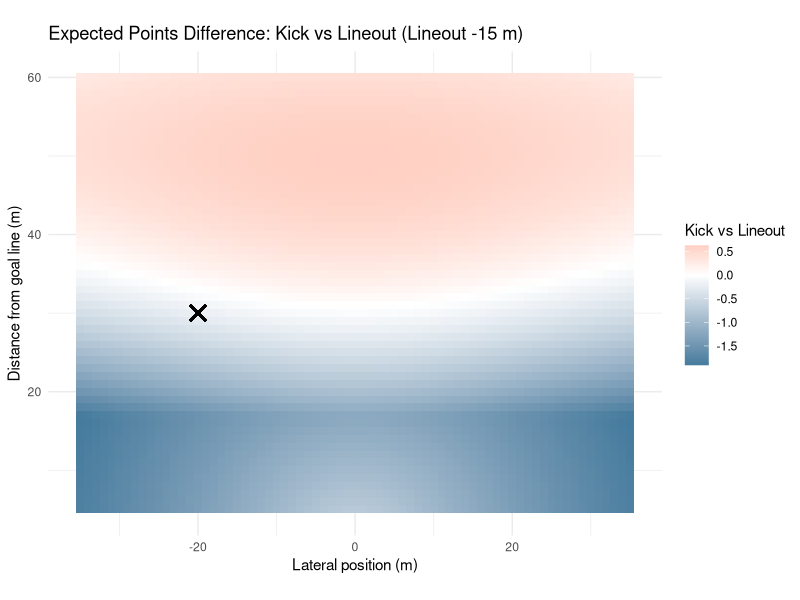
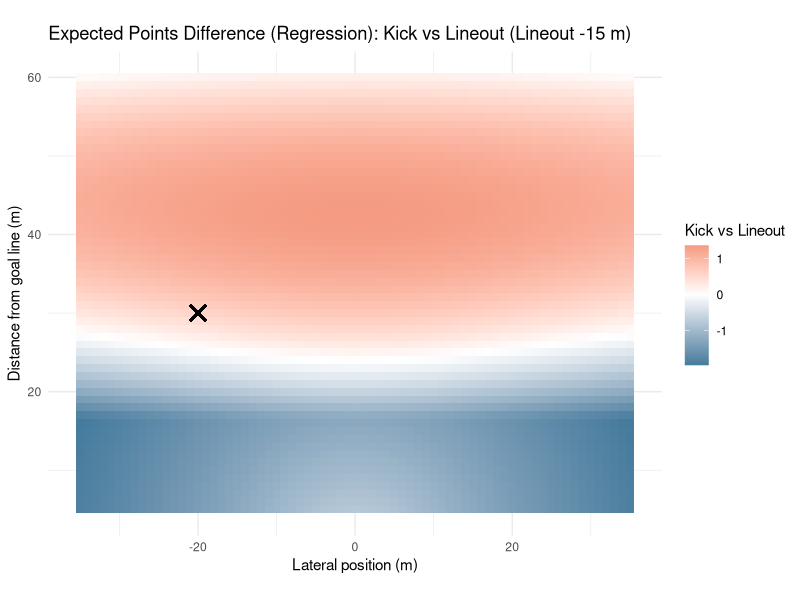
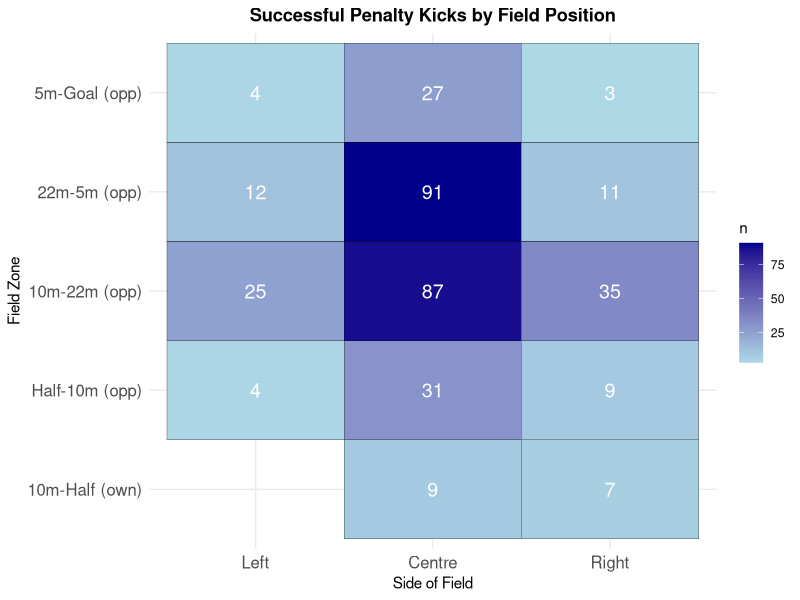
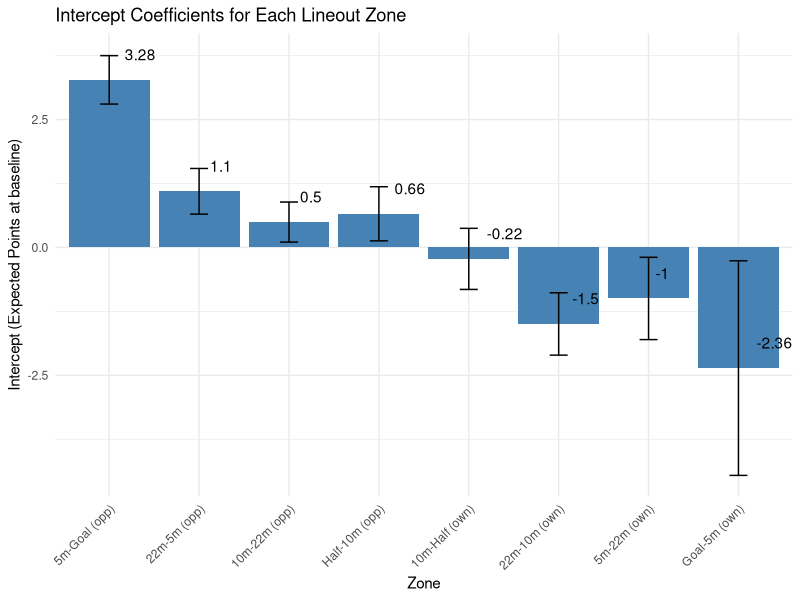
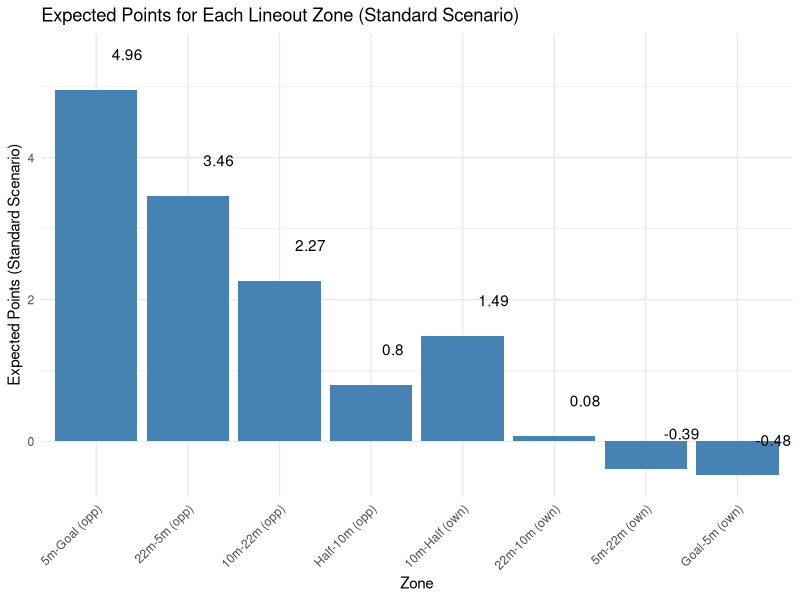
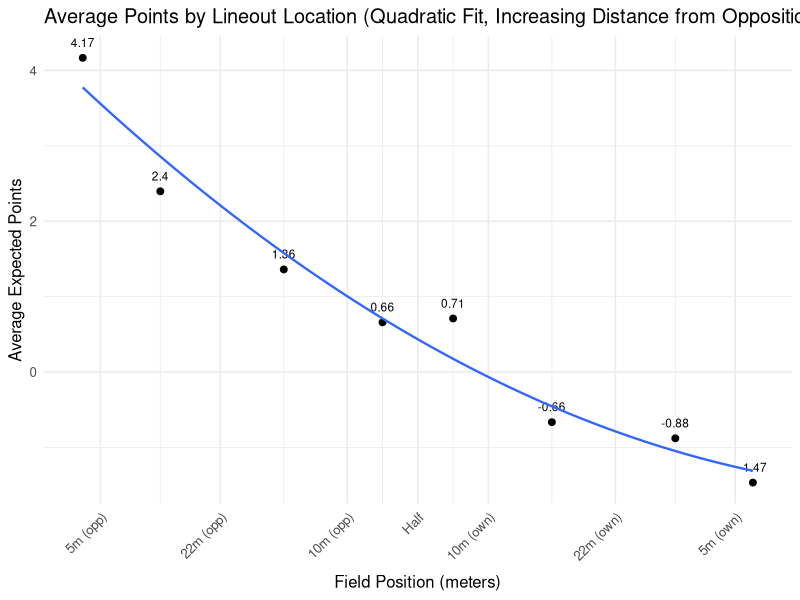
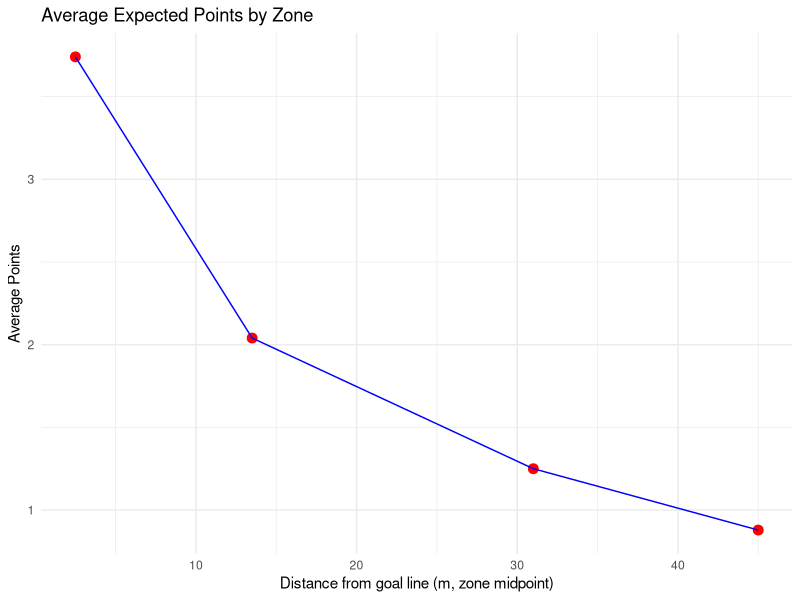
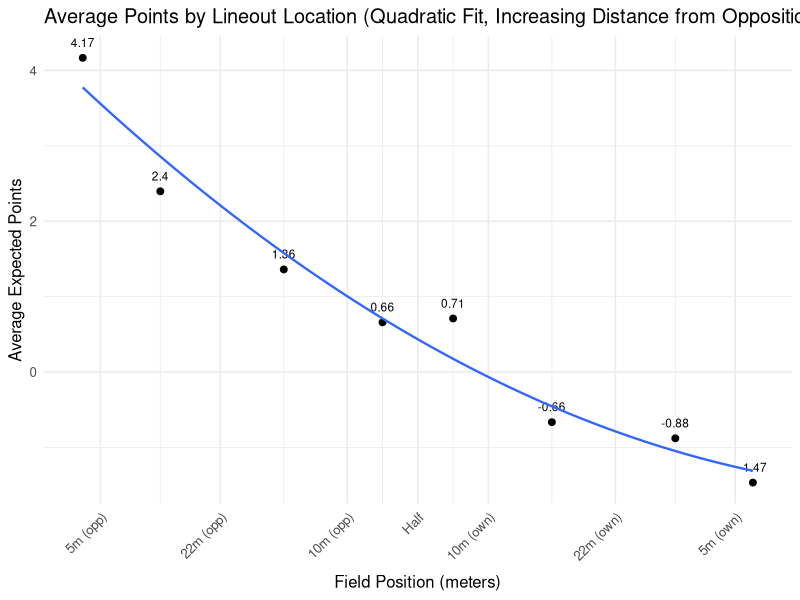

Recreate these plots in R, in order.
##################
### REFERENCES ###
##################

# setwd("/Users/kennywatts/Documents/GitHub/Rugby-Expected-Points/")

## Links to Article
# https://www.data-ruck.com/blog/predicting-kicks-outcome/
# https://journals.sagepub.com/doi/10.1177/22150218251365220

## Data Download Link
# https://zenodo.org/api/records/13851563/files-archive

# Goal Kicking Data
# https://www.sciencedirect.com/science/article/pii/S1440244014000255


################
### PACKAGES ###
################

# install.packages("patchwork")
library(patchwork)

# install.packages("stringr")
library(stringr)

# install.packages("tidyverse")
library(tidyverse)

# install.packages("dplyr")
library(dplyr)

#################
### DATA LOAD ###
#################

# run from project directory (or within .Rproj)
phase_data = read_csv("data/phase_2018-19.csv")
# preview data
head(phase_data)

########################
### DATA EXPLORATION ###
#######################

# location where the phase began, determined determined by the metre lines dividing the pitch
unique(phase_data$Location)

# period between subsequent rucks
unique(phase_data$Phase)

# location on the pitch where the phase began, determined by the lineout lines dividing the pitch
unique(phase_data$Side)

# how did the play start?
unique(phase_data$Play_Start)

# upon scoring, the event was assigned to all phases since the previous scoring event
unique(phase_data$Outcome)

# points difference (I'm assuming for whoever has possession of the ball)
## oftentimes this is from perspective of the home team, but if it flips back and forth w/ possession then you're right
unique(phase_data$Points_Difference)

# phase data including cards

phase_data_cards <- phase_data

# remove instances when cards occur
phase_data <- phase_data %>%
  filter(
    Red_Cards_Own == 0,
    Red_Cards_Opp == 0,
    Yellow_Cards_Own == 0,
    Yellow_Cards_Opp == 0
  ) %>%
  select(-Red_Cards_Own, -Red_Cards_Opp, -Yellow_Cards_Own, -Yellow_Cards_Opp)

# get restarts
restarts <- phase_data %>%
  filter(Play_Start == "Restart Kick", Phase ==1)

# list of unique restart locations
unique(restarts$Location)

# successfulpenalty kicks and locations
successful_penalty_kicks <- phase_data %>%
  arrange(ID) %>% 
  mutate(
    prev_location = lag(Location),          # previous play location
    prev_team = lag(Team_In_Poss),          # previous team in possession
    prev_side = lag(Side),                  # previous side
    score_change = Points_Difference - lag(Points_Difference),
    
    # flip certain "own" zones to "opp"
    prev_location = case_when(
      prev_location == "Goal-5m (own)"   ~ "5m-Goal (opp)",
      prev_location == "5m-22m (own)"    ~ "22m-5m (opp)",
      prev_location == "22m-10m (own)"   ~ "10m-22m (opp)",
      TRUE ~ prev_location
    )
  ) %>%
  # isolate for 3-point scores
  filter(
    abs(score_change) == 3
  ) %>%
  select(ID, Round, Home, Away, Location, prev_location, prev_team, prev_side, Points_Difference, Outcome)
# preview data
print(successful_penalty_kicks)


# mapping successful penalty kicks

zone_levels <- c("Goal-5m (own)", "5m-22m (own)", "22m-10m (own)", "10m-Half (own)",
                 "Half-10m (opp)", "10m-22m (opp)", "22m-5m (opp)", "5m-Goal (opp)")

successful_penalty_kicks <- successful_penalty_kicks %>%
  mutate(
    prev_location = factor(prev_location, levels = zone_levels),
    prev_side = factor(prev_side, levels = c("Left", "Centre", "Right"))
  )

field_counts <- successful_penalty_kicks %>%
  count(prev_location, prev_side)

p1 <- ggplot(field_counts, aes(x = prev_side, y = prev_location, fill = n)) +
  geom_tile(color = "black") +
  geom_text(aes(label = n), color = "white", size = 5) +
  scale_fill_gradient(low = "lightblue", high = "darkblue") +
  labs(title = "Successful Penalty Kicks by Field Position",
       x = "Side of Field",
       y = "Field Zone") +
  theme_minimal() +
  theme(
    axis.text.x = element_text(size = 12),
    axis.text.y = element_text(size = 12),
    plot.title = element_text(hjust = 0.5, face = "bold")
  )

ggsave("plots/penalty_kicks_by_position.png", p1, width = 10, height = 8, dpi = 300)

# expected points of lineout in different locations

phase_data <- phase_data %>%
  mutate(
    # extract signed numbers inside parentheses: (+3), (-3), etc.
    points = str_extract(Outcome, "[-+]?\\d+") %>% as.numeric(),
    
    # handle cases with no number (e.g. "no score", turnovers)
    points = ifelse(is.na(points), 0, points)
  )

zones <- c(
  "5m-Goal (opp)",
  "22m-5m (opp)",
  "10m-22m (opp)",
  "Half-10m (opp)",
  "10m-Half (own)",
  "22m-10m (own)",
  "5m-22m (own)",
  "Goal-5m (own)"
)

lineouts_clean <- phase_data %>%
  filter(
    Play_Start == "Lineout",
    Location %in% zones,
    Phase == 1
  ) %>%
  arrange(Round, Home, Away, Team_In_Poss, desc(Seconds_Remaining))

expected_points_by_zone <- lineouts_clean %>%
  group_by(Location) %>%
  summarise(
    n_phases = n(),
    avg_points = mean(points, na.rm = TRUE),
    total_points = sum(points, na.rm = TRUE),
    .groups = "drop"
)

print(expected_points_by_zone)

#####
# Expected points using linear regression
#####

last_play <- phase_data_cards %>%
  group_by(Round, Home, Away) %>%
  filter(ID == max(ID)) %>%
  ungroup() %>%
  mutate(
    last_play_points = str_extract(Outcome, "[-+]?\\d+") %>% as.numeric(),
    last_play_points = ifelse(is.na(last_play_points), 0, last_play_points),
    
    Score_Change = last_play_points,
    
    Final_Points_Difference = Points_Difference + Score_Change,
    Final_Points_Diff_Home = if_else(Team_In_Poss == "Home",
                                     Final_Points_Difference,
                                     -Final_Points_Difference)
)

# making win percentage column

matches <- last_play %>%
  select(Round, Home, Away, Final_Points_Diff_Home) %>%
  distinct()

team_games <- matches %>%
  pivot_longer(cols = c(Home, Away),
               names_to = "Side",
               values_to = "Team") %>%
  mutate(
    Win = case_when(
      Side == "Home" & Final_Points_Diff_Home > 0 ~ 1,
      Side == "Home" & Final_Points_Diff_Home <= 0 ~ 0,
      Side == "Away" & Final_Points_Diff_Home < 0 ~ 1,
      Side == "Away" & Final_Points_Diff_Home >= 0 ~ 0
    ),
    Round = as.numeric(Round)
  ) %>%
  arrange(Team, Round)

team_games <- team_games %>%
  group_by(Team) %>%
  arrange(Round) %>%
  mutate(
    Games_Played = lag(row_number(), default = 0),
    Wins_Before = lag(cumsum(Win), default = 0),
    WinPct_Before = if_else(Games_Played == 0, 0.5, Wins_Before / Games_Played)
  ) %>%
  ungroup()

phase_data_cards <- phase_data_cards %>%
  mutate(
    Team_for_join = case_when(
      Team_In_Poss == "Home" ~ Home,
      Team_In_Poss == "Away" ~ Away
    )
  )

phase_data_cards <- phase_data_cards %>%
  left_join(
    team_games %>% select(Team, Round, WinPct_Before),
    by = c("Team_for_join" = "Team", "Round" = "Round")
  )

regression_lineouts <- phase_data_cards %>%
  filter(
    Play_Start == "Lineout",
    Location %in% zones,
    Phase == 1
  )

# Home and away column

regression_lineouts <- regression_lineouts %>%
  mutate(
    Home_Attack = if_else(Team_In_Poss == "Home", 1, 0)
  )

regression_lineouts <- regression_lineouts %>%
  mutate(
    Opponent = if_else(Team_In_Poss == "Home", Away, Home)
  ) %>%
  left_join(
    team_games %>% select(Team, Round, WinPct_Before) %>%
      rename(Opponent = Team,
             Opponent_WinPct = WinPct_Before),
    by = c("Opponent", "Round")
  )

# Win percent differential

regression_lineouts <- regression_lineouts %>%
  mutate(
    WinPct_Diff = WinPct_Before - Opponent_WinPct
  )

# Card differential

regression_lineouts <- regression_lineouts %>%
  mutate(
    Card_Diff = (Yellow_Cards_Opp + Red_Cards_Opp) - (Yellow_Cards_Own + Red_Cards_Own)
  )

# Seconds remaining in half

regression_lineouts <- regression_lineouts %>%
  mutate(
    Seconds_Remaining_Half = if_else(
      Seconds_Remaining > 2400,             # first half
      Seconds_Remaining - 2400,             # seconds remaining in first half
      Seconds_Remaining                     # second half: already less than 2400
    )
  )


regression_lineouts <- regression_lineouts %>%
  mutate(
  points = str_extract(Outcome, "[-+]?\\d+") %>% as.numeric(),
  points = ifelse(is.na(points), 0, points))

lineouts_by_zone <- split(regression_lineouts, regression_lineouts$Location)

zone_regressions <- list()

for (zone_name in names(lineouts_by_zone)) {
  df <- lineouts_by_zone[[zone_name]]
  
  lm_zone <- lm(points ~ Seconds_Remaining_Half + Home_Attack + WinPct_Diff + Card_Diff, data = df)
  
  zone_regressions[[zone_name]] <- lm_zone
}

# Expected points for each zone using regression

library(broom)

zone_coefficients <- lapply(names(zone_regressions), function(zone) {
  broom::tidy(zone_regressions[[zone]]) %>%
    mutate(Location = zone)
}) %>%
  bind_rows()

zones_order <- c(
  "5m-Goal (opp)",
  "22m-5m (opp)",
  "10m-22m (opp)",
  "Half-10m (opp)",
  "10m-Half (own)",
  "22m-10m (own)",
  "5m-22m (own)",
  "Goal-5m (own)"
)

intercepts <- zone_coefficients %>%
  filter(term == "(Intercept)")

intercepts <- intercepts %>%
  mutate(Location = factor(Location, levels = zones_order))

reg_plot <- ggplot(intercepts, aes(x = Location, y = estimate)) +
  geom_col(fill = "steelblue") +
  geom_errorbar(aes(ymin = estimate - std.error, ymax = estimate + std.error), width = 0.2) +
  geom_text(aes(label = round(estimate, 2)),
            nudge_y = 0.5,   # move labels slightly above the bars
            hjust = -0.5) +   # center horizontally
  labs(
    x = "Zone",
    y = "Intercept (Expected Points at baseline)",
    title = "Intercept Coefficients for Each Lineout Zone"
  ) +
  theme_minimal() +
  theme(axis.text.x = element_text(angle = 45, hjust = 1))

ggsave("plots/reg_plot.png", reg_plot, width = 10, height = 6, dpi = 300)

# Standard Scenario Plot

Seconds_Remaining_Half_val <- 2400
Home_Attack_val <- 1
WinPct_Diff_val <- 0
Card_Diff_val <- 0

zone_coeff_summary <- zone_coefficients %>%
  select(Location, term, estimate) %>%
  pivot_wider(names_from = term, values_from = estimate, values_fn = mean)

EP_standard <- zone_coeff_summary %>%
  mutate(
    EP_standard = `(Intercept)` +
      Seconds_Remaining_Half * Seconds_Remaining_Half_val +
      Home_Attack * Home_Attack_val +
      WinPct_Diff * WinPct_Diff_val +
      Card_Diff * Card_Diff_val
  ) %>%
  select(Location, EP_standard) %>%
  pivot_longer(
    cols = EP_standard,
    names_to = "Condition",
    values_to = "Expected_Points"
  ) %>%
  mutate(Location = factor(Location, levels = zones_order))

reg_plot_standard <- ggplot(EP_standard, aes(x = Location, y = Expected_Points)) +
  geom_col(fill = "steelblue") +
  geom_text(aes(label = round(Expected_Points, 2)),
            nudge_y = 0.5, 
            hjust = -0.5) +
  labs(
    x = "Zone",
    y = "Expected Points (Standard Scenario)",
    title = "Expected Points for Each Lineout Zone (Standard Scenario)"
  ) +
  theme_minimal() +
  theme(axis.text.x = element_text(angle = 45, hjust = 1))

ggsave("plots/standard_coef_reg_plot.png", reg_plot_standard, width = 10, height = 6, dpi = 300)

# Expected Points of Lineout All Areas of the pitch

expected_points_by_zone <- lineouts_clean %>%
  group_by(Location) %>%
  summarise(
    n_phases = n(),
    avg_points = mean(points, na.rm = TRUE),
    total_points = sum(points, na.rm = TRUE),
    .groups = "drop"
  ) %>%
  mutate(Location = factor(Location, levels = zones_order)) %>%
  arrange(Location)

expected_points_regression <- intercepts %>%
  mutate(Location = factor(Location, levels = zones_order)) %>%
  arrange(Location)

# Print Table
print(expected_points_by_zone)

# Plot of Meteres vs Expected Points of Lineout

field_lines <- c(5, 22, 40, 50, 60, 78, 95)
line_names <- c("5m (opp)", "22m (opp)", "10m (opp)", "Half", "10m (own)", "22m (own)", "5m (own)")

zone_meters <- c(2.5, 13.5, 31, 45, 55, 69, 86.5, 97.5)

expected_points_by_zone$Location <- factor(expected_points_by_zone$Location, levels = zones_order)
expected_points_by_zone$meter_x <- zone_meters[match(as.character(expected_points_by_zone$Location), zones_order)]

expected_points_regression$Location <- factor(expected_points_regression$Location, levels = zones_order)
expected_points_regression$meter_x <- zone_meters[match(as.character(expected_points_regression$Location), zones_order)]

# Computing Quadratic Minimum

quad_fit_tmp <- lm(avg_points ~ poly(meter_x, 2), data = expected_points_by_zone)
quad_fit_reg <- lm(estimate ~ poly(meter_x, 2), data = expected_points_regression)

grid_x <- seq(min(expected_points_by_zone$meter_x, na.rm = TRUE),
              max(expected_points_by_zone$meter_x, na.rm = TRUE),
              length.out = 2000)

pred_tmp <- predict(quad_fit_tmp, newdata = data.frame(meter_x = grid_x))
pred_reg <- predict(quad_fit_reg, newdata = data.frame(meter_x = grid_x))

cap_x <- grid_x[which.min(pred_tmp)]
cap_x_reg <- grid_x[which.min(pred_reg)]

lineout_plot <- ggplot(expected_points_by_zone, aes(x = meter_x, y = avg_points)) +
  geom_point(size = 2) +
  geom_text(aes(label = round(avg_points, 2)), vjust = -1.2, size = 3, check_overlap = TRUE) +
  geom_smooth(method = "lm", formula = y ~ poly(pmin(x,  cap_x), 2), se = FALSE, linewidth = 0.8) +
  scale_x_continuous(
    breaks = field_lines,
    labels = line_names,
    expand = expansion(add = c(3, 3)),
    limits = c(0, 100)  # ensures full field range
  ) +
  labs(
    title = "Average Points by Lineout Location (Quadratic Fit, Increasing Distance from Opposition Goal Line)",
    x = "Field Position (meters)",
    y = "Average Expected Points"
  ) +
  theme_minimal(base_size = 12) +
  theme(
    axis.text.x = element_text(angle = 45, hjust = 1),
    axis.title.x = element_text(margin = ggplot2::margin(t = unit(8, "pt")))
  )

ggsave("plots/lineout_plot.png", lineout_plot, width = 10, height = 6, dpi = 300)

df <- tibble::tibble(
  y_mid = c(31, 13.5, 2.5, 45),
  avg_points = c(1.25, 2.04, 3.74, 0.879)
)

p2 <- ggplot(df, aes(x = y_mid, y = avg_points)) +
  geom_point(size = 3, color = "red") +
  geom_line(group = 1, color = "blue") +
  labs(
    title = "Average Expected Points by Zone",
    x = "Distance from goal line (m, zone midpoint)",
    y = "Average Points"
  ) +
  theme_minimal()

ggsave("plots/expected_points_by_zone.png", p2, width = 10, height = 6, dpi = 300)

# Regression quad plot

lineout_plot_reg <- ggplot(expected_points_regression, aes(x = meter_x, y = estimate)) +
  geom_point(size = 2) +
  geom_text(aes(label = round(estimate, 2)), vjust = -1.2, size = 3, check_overlap = TRUE) +
  geom_smooth(method = "lm", formula = y ~ poly(pmin(x,  cap_x_reg), 3), se = FALSE, linewidth = 0.8) +
  scale_x_continuous(
    breaks = field_lines,
    labels = line_names,
    expand = expansion(add = c(3, 3)),
    limits = c(0, 100)  # ensures full field range
  ) +
  labs(
    title = "Average Points by Lineout Location (Cubic Fit, Increasing Distance from Opposition Goal Line)",
    x = "Field Position (meters)",
    y = "Average Expected Points"
  ) +
  theme_minimal(base_size = 12) +
  theme(
    axis.text.x = element_text(angle = 45, hjust = 1),
    axis.title.x = element_text(margin = ggplot2::margin(t = unit(8, "pt")))
  )

ggsave("plots/lineout_plot_reg.png", lineout_plot, width = 10, height = 6, dpi = 300)

df_reg <- tibble::tibble(
  y_mid = c(31, 13.5, 2.5, 45),
  estimate = c(1.25, 2.04, 3.74, 0.879)
)

p2_reg <- ggplot(df_reg, aes(x = y_mid, y = estimate)) +
  geom_point(size = 3, color = "red") +
  geom_line(group = 1, color = "blue") +
  labs(
    title = "Average Expected Points by Zone",
    x = "Distance from goal line (m, zone midpoint)",
    y = "Average Points"
  ) +
  theme_minimal()

ggsave("plots/expected_points_regression.png", p2_reg, width = 10, height = 6, dpi = 300)

# coefficients from logistic regression (REPLICATE THIS)
beta_angle <- 0.45
beta_distance <- -0.022
intercept <- -1.78

x_vals <- seq(-35, 35, by = 1)
y_vals <- seq(5, 60, by = 1)
grid <- expand.grid(x = x_vals, y = y_vals)

# SET THIS AS DEFAULT VALUE, CORRECT IF NOT SO
post_half_width <- 2.81

# logistic function
logit_prob <- function(angle, distance) {
  1 / (1 + exp(-(beta_angle * angle + beta_distance * distance + intercept)))
}

compute_expected_points <- function(x, y, post_half_width = 2.81) {
  # positions of the posts along the x-axis
  left_post_x  <- -post_half_width
  right_post_x <-  post_half_width
  
  # distances to the posts from kicker at (x, y)
  angle_left  <- atan2(x + left_post_x, y)
  angle_right <- atan2(x - right_post_x, y)
  
  # angular width of target
  angle <- angle_right - angle_left
  
  # logistic probability
  distance <- sqrt(x^2 + y^2)
  prob_raw <- logit_prob(angle, distance)
  
  prob_raw
}

grid <- grid %>%
  mutate(
    prob_raw_pos = compute_expected_points(x, y),
    prob_raw_neg = compute_expected_points(-x, y),  # mirror kicker position
    prob_raw_max = pmax(prob_raw_pos, prob_raw_neg)
  ) %>%
  mutate(
    prob = prob_raw_max / max(prob_raw_max),
    expected_points = prob * 3 + (1-prob)*0.604    # 0.604 obtained from expected points following a 22 meter drop out
  )


# plot symmetric heatmap
thresholds <- c(0.8, 0.6, 0.4, 0.2)

p3 <- ggplot(grid, aes(x = x, y = y, fill = prob)) +
  geom_tile() +
  geom_contour(aes(z = prob),
               breaks = thresholds,
               color = "white",
               linewidth = 0.8,
               linetype = "dashed") +
  scale_fill_viridis_c(option = "magma", name = "Expected Prob") +
  coord_fixed() +
  labs(
    title = "Expected Probability of Kick Success (Symmetric)",
    x = "Lateral position (m)",
    y = "Distance from goal line (m)"
  ) +
  theme_minimal()

ggsave("plots/kick_success_probability.png", p3, width = 12, height = 10, dpi = 300)

p4 <- ggplot(grid, aes(x = x, y = y, fill = expected_points)) +
  geom_tile() +
  scale_fill_viridis_c(option = "magma", name = "Expected Points") +
  coord_fixed() +
  labs(
    title = "Expected Points of Kick Success (Symmetric)",
    x = "Lateral position (m)",
    y = "Distance from goal line (m)"
  ) +
  theme_minimal()

ggsave("plots/expected_points_heatmap.png", p4, width = 12, height = 10, dpi = 300)



# Expected Points after Penalty miss (drop kick from opposition 22m)

all_restarts <- restarts

head(all_restarts)
table(all_restarts$Location)

# Need to Remove All Restarts After Tries and Penalties

restarts_not_after_score <- phase_data %>%
  mutate(
    prev_ID = lag(ID),
    prev_Points = lag(Points_Difference),
    prev_Play = lag(Play_Start),
    prev_Team_In_Poss = lag(Team_In_Poss)
  ) %>%
  filter(
    Phase == 1,
    Play_Start == "Restart Kick",
    !is.na(prev_ID),
    abs(Points_Difference - prev_Points) == 0,
    Seconds_Remaining < 4795,
    !between(Seconds_Remaining, 2390, 2400)
  )



head(restarts_not_after_score)
table(restarts_not_after_score$Location)


# Filtering out unreasonable locations

avg_points_by_location_restarts <- restarts_not_after_score %>%
  group_by(Location) %>%
  summarise(
    n = n(),
    avg_expected_points = mean(points, na.rm = TRUE)
  ) %>%
  arrange(desc(avg_expected_points))

print(avg_points_by_location_restarts)

overall_avg_points_restarts <- restarts_not_after_score %>%
  summarise(overall_avg_expected_points = mean(points, na.rm = TRUE))

print(overall_avg_points_restarts)


# lineout expected points

expected_points_by_zone <- tibble(
  Location = c("10m-22m (opp)", "22m-5m (opp)", "5m-Goal (opp)", "Half-10m (opp)"),
  y_mid = c(31, 13.5, 2.5, 45),
  avg_points = c(1.25, 2.04, 3.74, 0.879)
)

expected_points_by_zone_reg <- tibble(
  Location = c("10m-22m (opp)", "22m-5m (opp)", "5m-Goal (opp)", "Half-10m (opp)"),
  y_mid = c(31, 13.5, 2.5, 45),
  avg_points = c(0.77, 1.02, 3.79, 1.01)
)

# fit quadratic function
quad_fit <- lm(avg_points ~ poly(y_mid, 2, raw = TRUE), data = expected_points_by_zone)
quad_fit_reg <- lm(avg_points ~ poly(y_mid, 2, raw = TRUE), data = expected_points_by_zone_reg)

y_dense <- seq(min(expected_points_by_zone$y_mid),
               max(expected_points_by_zone$y_mid), length.out = 500)
y_dense_reg <- seq(min(expected_points_by_zone_reg$y_mid),
               max(expected_points_by_zone_reg$y_mid), length.out = 500)

fitted_dense <- predict(quad_fit, newdata = data.frame(y_mid = y_dense))
fitted_dense_reg <- predict(quad_fit_reg, newdata = data.frame(y_mid = y_dense_reg))

p5 <- ggplot() +
  geom_point(data = expected_points_by_zone, aes(x = y_mid, y = avg_points), color = "blue") +
  geom_line(aes(x = y_dense, y = fitted_dense), color = "red", linewidth = 1) +
  labs(title = "Quadratic Fit to Average Points by Zone",
       x = "y_mid",
       y = "Average Points") +
  theme_minimal()

ggsave("plots/quadratic_fit.png", p5, width = 10, height = 6, dpi = 300)

p5_reg <- ggplot() +
  geom_point(data = expected_points_by_zone_reg, aes(x = y_mid, y = avg_points), color = "blue") +
  geom_line(aes(x = y_dense_reg, y = fitted_dense_reg), color = "red", linewidth = 1) +
  labs(title = "Quadratic Fit to Average Points by Zone",
       x = "y_mid",
       y = "Average Points") +
  theme_minimal()

ggsave("plots/quadratic_fit_reg.png", p5, width = 10, height = 6, dpi = 300)

interpolate_quad <- function(x) {
  predict(quad_fit, newdata = data.frame(y_mid = x))
}

interpolate_quad_reg <- function(x) {
  predict(quad_fit_reg, newdata = data.frame(y_mid = x))
}

grid <- grid %>%
  mutate(
    avg_points_interp = interpolate_quad(y),
    point_diff = expected_points - avg_points_interp
  )

grid_reg <- grid %>%
  mutate(
    avg_points_interp = interpolate_quad_reg(y),
    point_diff = expected_points - avg_points_interp
  )

# graph of if the lineout takes place at the same distance from goal as kick
p6 <- ggplot(grid, aes(x = x, y = y, fill = point_diff)) +
  geom_tile() +
  scale_fill_gradient2(
    low = "#457B9D",    # darker blue for negative
    mid = "white",       # zero
    high = "#E76F51",   # darker orange/red for positive
    midpoint = 0,
    name = "Kick vs Lineout"
  ) +
  coord_fixed() +
  labs(
    title = "Expected Points Difference: Kick vs Lineout",
    x = "Lateral position (m)",
    y = "Distance from goal line (m)"
  ) +
  theme_minimal()

ggsave("plots/kick_vs_lineout_comparison.png", p6, width = 12, height = 10, dpi = 300)


p6_reg <- ggplot(grid_reg, aes(x = x, y = y, fill = point_diff)) +
  geom_tile() +
  scale_fill_gradient2(
    low = "#457B9D",    # darker blue for negative
    mid = "white",       # zero
    high = "#E76F51",   # darker orange/red for positive
    midpoint = 0,
    name = "Kick vs Lineout"
  ) +
  coord_fixed() +
  labs(
    title = "Expected Points Difference (Regression): Kick vs Lineout",
    x = "Lateral position (m)",
    y = "Distance from goal line (m)"
  ) +
  theme_minimal()

ggsave("plots/kick_vs_lineout_comparison_reg.png", p6_reg, width = 12, height = 10, dpi = 300)

# with a y shift

y_shifts <- c(0, -5, -10, -15, -20, -25)

plots <- lapply(y_shifts, function(shift) {
  
  grid_shifted <- grid %>%
    mutate(
      avg_points_interp = pmin(interpolate_quad(y + shift), 3.74),  # cap at 3.74
      point_diff = expected_points - avg_points_interp
    )
  
  p <- ggplot(grid_shifted, aes(x = x, y = y, fill = point_diff)) +
    geom_tile() +
    scale_fill_gradient2(
      low = "#457B9D",    # darker blue for negative
      mid = "white",       # zero
      high = "#E76F51",   # darker orange/red for positive
      midpoint = 0,
      name = "Kick vs Lineout"
    ) +
    coord_fixed() +
    labs(
      title = paste("Expected Points Difference: Kick vs Lineout (Lineout", shift, "m)"),
      x = "Lateral position (m)",
      y = "Distance from goal line (m)"
    ) +
    theme_minimal()
  
  # Save each plot
  filename <- paste0("plots/kick_vs_lineout_shift_", abs(shift), "m.png")
  ggsave(filename, p, width = 12, height = 10, dpi = 300)
  
  p
})

plots_reg <- lapply(y_shifts, function(shift) {
  
  grid_shifted_reg <- grid_reg %>%
    mutate(
      avg_points_interp = pmin(interpolate_quad_reg(y + shift), 3.79),  # cap at 3.79
      point_diff = expected_points - avg_points_interp
    )
  
  p_reg <- ggplot(grid_shifted_reg, aes(x = x, y = y, fill = point_diff)) +
    geom_tile() +
    scale_fill_gradient2(
      low = "#457B9D",    # darker blue for negative
      mid = "white",       # zero
      high = "#E76F51",   # darker orange/red for positive
      midpoint = 0,
      name = "Kick vs Lineout"
    ) +
    coord_fixed() +
    labs(
      title = paste("Expected Points Difference (Regression): Kick vs Lineout (Lineout", shift, "m)"),
      x = "Lateral position (m)",
      y = "Distance from goal line (m)"
    ) +
    theme_minimal()
  
  # Save each plot
  filename <- paste0("plots/kick_vs_lineout_reg_shift_", abs(shift), "m.png")
  ggsave(filename, p_reg, width = 12, height = 10, dpi = 300)
  
  p_reg
})

# Specific y shift and decision marker

y_shift <- -15

marker_x <- -20
marker_y <- 30

grid_shifted <- grid %>%
  mutate(
    avg_points_interp = pmin(interpolate_quad(y + y_shift), 3.74),
    point_diff = expected_points - avg_points_interp
  )

grid_shifted_reg <- grid %>%
  mutate(
    avg_points_interp = pmin(interpolate_quad_reg(y + y_shift), 3.79),
    point_diff = expected_points - avg_points_interp
  )

decision_marker <- ggplot(grid_shifted, aes(x = x, y = y, fill = point_diff)) +
  geom_tile() +
  scale_fill_gradient2(
    low = "#457B9D",    # darker blue for negative
    mid = "white",       # zero
    high = "#E76F51",   # darker orange/red for positive
    midpoint = 0,
    name = "Kick vs Lineout"
  ) +
  coord_fixed() +
  labs(
    title = paste("Expected Points Difference: Kick vs Lineout (Lineout", y_shift, "m)"),
    x = "Lateral position (m)",
    y = "Distance from goal line (m)"
  ) +
  theme_minimal() +
  # Add your marker
  geom_point(aes(x = marker_x, y = marker_y), color = "black", size = 4, shape = 4, stroke = 1.2)

ggsave("plots/kick_vs_lineout_shift_15m_marker.png", decision_marker, width = 12, height = 10, dpi = 300)

decision_marker

decision_marker_reg <- ggplot(grid_shifted_reg, aes(x = x, y = y, fill = point_diff)) +
  geom_tile() +
  scale_fill_gradient2(
    low = "#457B9D",    # darker blue for negative
    mid = "white",       # zero
    high = "#E76F51",   # darker orange/red for positive
    midpoint = 0,
    name = "Kick vs Lineout"
  ) +
  coord_fixed() +
  labs(
    title = paste("Expected Points Difference (Regression): Kick vs Lineout (Lineout", y_shift, "m)"),
    x = "Lateral position (m)",
    y = "Distance from goal line (m)"
  ) +
  theme_minimal() +
  # Add your marker
  geom_point(aes(x = marker_x, y = marker_y), color = "black", size = 4, shape = 4, stroke = 1.2)

ggsave("plots/kick_vs_lineout_shift_15m_marker_reg.png", decision_marker_reg, width = 12, height = 10, dpi = 300)

decision_marker_reg

marker_value <- grid_shifted %>%
  filter(x == marker_x, y == marker_y) %>%
  select(expected_points, avg_points_interp, point_diff)

marker_value <- marker_value %>%
  mutate(
    expected_points = round(expected_points, 2),
    avg_points_interp = round(avg_points_interp, 2),
    point_diff = round(point_diff, 2)
  )

marker_value

marker_value_reg <- grid_shifted_reg %>%
  filter(x == marker_x, y == marker_y) %>%
  select(expected_points, avg_points_interp, point_diff)

marker_value_reg <- marker_value_reg %>%
  mutate(
    expected_points = round(expected_points, 2),
    avg_points_interp = round(avg_points_interp, 2),
    point_diff = round(point_diff, 2)
  )

marker_value_reg


# All Blacks vs South Africa Game

sep_game_data_csv = read_csv("data/All Blacks vs South Africa Game Sep 16th.csv")

sep_game_data_csv <- sep_game_data_csv %>%
  rename(
    x = `x location`,
    y = `y location`
  ) %>%
  mutate(
    x = x - 35
  )
  
sep_game_data <- sep_game_data_csv %>%
  left_join(grid, by = c("x", "y"))

sep_game_data <- sep_game_data %>%
  mutate(
    optimal_decision = if_else(point_diff > 0, "lineout", "kick")
  )

decision_tbl <- sep_game_data %>%
  select(Decision, optimal_decision, point_diff)
print(decision_tbl)

decision_tbl <- decision_tbl %>%
  mutate(
    missed_points = if_else(Decision == optimal_decision, 0, point_diff)
  )
print(decision_tbl)

sum(abs(decision_tbl$missed_points))

sep_game_data_reg <- sep_game_data_csv %>%
  left_join(grid_reg, by = c("x", "y"))

sep_game_data_reg <- sep_game_data_reg %>%
  mutate(
    optimal_decision = if_else(point_diff > 0, "lineout", "kick")
  )

decision_tbl_reg <- sep_game_data_reg %>%
  select(Decision, optimal_decision, point_diff)
print(decision_tbl_reg)

decision_tbl_reg <- decision_tbl_reg %>%
  mutate(
    missed_points = if_else(Decision == optimal_decision, 0, point_diff)
  )
print(decision_tbl_reg)

sum(abs(decision_tbl_reg$missed_points))


# Graphing Decision Boundary


# Not same location as SA
marker_x <- -20
marker_y <- 30

y_shifts <- seq(0, -25, by = -1)

shift_results <- lapply(y_shifts, function(shift) {
  grid_shifted <- grid %>%
    mutate(
      avg_points_interp = pmin(interpolate_quad(y + shift), 3.74),
      point_diff = expected_points - avg_points_interp
    )
  
  marker_val <- grid_shifted %>%
    mutate(dist = sqrt((x - marker_x)^2 + (y - marker_y)^2)) %>%
    slice_min(dist, n = 1) %>%
    select(expected_points, avg_points_interp)
  
  tibble(
    y_shift = shift,
    kick_EP = marker_val$expected_points,
    lineout_EP = marker_val$avg_points_interp
  )
}) %>%
  bind_rows()

shift_results_reg <- lapply(y_shifts, function(shift) {
  grid_shifted_reg <- grid_reg %>%
    mutate(
      avg_points_interp = pmin(interpolate_quad_reg(y + shift), 3.74),
      point_diff = expected_points - avg_points_interp
    )
  
  marker_val_reg <- grid_shifted_reg %>%
    mutate(dist = sqrt((x - marker_x)^2 + (y - marker_y)^2)) %>%
    slice_min(dist, n = 1) %>%
    select(expected_points, avg_points_interp)
  
  tibble(
    y_shift = shift,
    kick_EP = marker_val_reg$expected_points,
    lineout_EP = marker_val_reg$avg_points_interp
  )
}) %>%
  bind_rows()

shift_results_long <- shift_results %>%
  mutate(y_shift_plot = abs(y_shift)) %>%
  pivot_longer(
    cols = c(kick_EP, lineout_EP),
    names_to = "Option",
    values_to = "Expected_Points"
  )

shift_results_long_reg <- shift_results_reg %>%
  mutate(y_shift_plot = abs(y_shift)) %>%
  pivot_longer(
    cols = c(kick_EP, lineout_EP),
    names_to = "Option",
    values_to = "Expected_Points"
  )

f <- function(shift) interpolate_quad(marker_y + shift) - shift_results$kick_EP[1]

zero_shift <- -uniroot(f, c(-50, 0))$root

zero_shift

f_reg <- function(shift) interpolate_quad_reg(marker_y + shift) - shift_results_reg$kick_EP[1]

zero_shift_reg <- -uniroot(f_reg, c(-50, 0))$root

zero_shift_reg


delta_intercept <- ggplot(shift_results_long, aes(x = y_shift_plot, y = Expected_Points, color = Option)) +
  geom_line(size = 1.2) +
  geom_point(size = 2) +
  geom_vline(xintercept = abs(zero_shift), linetype = "dashed", color = "black") +
  annotate(
    "text",
    x = abs(zero_shift) + 1,  # shift label slightly right (adjust as needed)
    y = max(shift_results_long$Expected_Points),
    label = sprintf("Intercept = %.2f m", abs(zero_shift)),
    vjust = -0.5,
    hjust = 0
  ) +
  theme_minimal() +
  labs(
    title = paste("Expected Points vs Lineout Shift at (", marker_x, ",", marker_y, ")"),
    x = "Yards Gained for Lineout (m)",
    y = "Expected Points",
    color = "Option"
  )

ggsave("plots/delta_intercept_graph.png", delta_intercept, width = 12, height = 10, dpi = 300)

delta_intercept_reg <- ggplot(shift_results_long_reg, aes(x = y_shift_plot, y = Expected_Points, color = Option)) +
  geom_line(size = 1.2) +
  geom_point(size = 2) +
  geom_vline(xintercept = abs(zero_shift_reg), linetype = "dashed", color = "black") +
  annotate(
    "text",
    x = abs(zero_shift_reg) + 1,  # shift label slightly right (adjust as needed)
    y = max(shift_results_long_reg$Expected_Points),
    label = sprintf("Intercept = %.2f m", abs(zero_shift_reg)),
    vjust = -0.5,
    hjust = 0
  ) +
  theme_minimal() +
  labs(
    title = paste("Expected Points vs Lineout Shift at (", marker_x, ",", marker_y, ")"),
    x = "Yards Gained for Lineout (m)",
    y = "Expected Points",
    color = "Option"
  )

ggsave("plots/delta_intercept_graph_reg.png", delta_intercept_reg, width = 12, height = 10, dpi = 300)


# Shifting Variables in Regression Equation

# Set scenario values

Seconds_Remaining_Half_Coef <- 1200
Home_Attack_Coef <- 1
WinPct_Diff_Coef <- 0

EP_given_card <- zone_coefficients %>%
  select(Location, term, estimate) %>%
  pivot_wider(
    names_from = term,
    values_from = estimate
  ) %>%
  mutate(
    EP_no_card = `(Intercept)` +
      Seconds_Remaining_Half * Seconds_Remaining_Half_Coef +
      Home_Attack * Home_Attack_Coef +
      WinPct_Diff * WinPct_Diff_Coef,
    EP_card    = EP_no_card + Card_Diff
  )


EP_given_card

EP_long <- EP_given_card %>%
  select(Location, EP_no_card, EP_card) %>%
  pivot_longer(
    cols = c(EP_no_card, EP_card),
    names_to = "Condition",
    values_to = "Expected_Points"
  ) %>%
  mutate(
    Location = factor(Location, levels = zones_order)
  )

yellow_card_plot <- ggplot(EP_long, aes(x = Location, y = Expected_Points, color = Condition)) +
  geom_point(size = 2) +
  geom_text(aes(label = round(Expected_Points, 2)), 
            vjust = -1, nudge_x = 0.4, size = 3, check_overlap = TRUE) +
  labs(
    title = "Expected Points by Zone With and Without Yellow Card",
    x = "Zone",
    y = "Expected Points",
    color = "Condition"
  ) +
  theme_minimal(base_size = 12) +
  theme(
    axis.text.x = element_text(angle = 45, hjust = 1)
  )

ggsave("plots/yellow_card_plot.png", yellow_card_plot, width = 12, height = 10, dpi = 300)


# Changing win percentage

Seconds_Remaining_Half_Coef <- 1200
Home_Attack_Coef <- 1
Card_Diff_val <- 0
WinPct_Diff_vals <- c(-0.25, -0.125, 0, 0.125, 0.25)

EP_scenarios <- expand.grid(
  Location = unique(zone_coefficients$Location),
  WinPct_Diff_val = WinPct_Diff_vals
) %>%
  left_join(
    zone_coefficients %>%
      select(Location, term, estimate) %>%
      pivot_wider(names_from = term, values_from = estimate),
    by = "Location"
  ) %>%
  mutate(
    EP_no_card = `(Intercept)` +
      Seconds_Remaining_Half * Seconds_Remaining_Half_Coef +
      Home_Attack * Home_Attack_Coef +
      WinPct_Diff * WinPct_Diff_val +
      Card_Diff * Card_Diff_val
  ) %>%
  select(Location, WinPct_Diff_val, EP_no_card) %>%
  mutate(Location = factor(Location, levels = zones_order))

win_percent_plot <- ggplot(EP_scenarios, aes(x = Location, y = EP_no_card, color = as.factor(WinPct_Diff_val), group = WinPct_Diff_val)) +
  geom_point(size = 2) +
  geom_line() +
  geom_text(aes(label = round(EP_no_card, 2)), 
            vjust = -1, size = 3, check_overlap = FALSE,
            position = position_dodge(width = 0.5)) +
  labs(
    title = "Expected Points by Zone Without Yellow Card\nfor Different Win Percentage Differences",
    x = "Zone",
    y = "Expected Points",
    color = "Win % Diff"
  ) +
  theme_minimal(base_size = 12) +
  theme(axis.text.x = element_text(angle = 45, hjust = 1))

ggsave("plots/win_percent_plot.png", win_percent_plot, width = 12, height = 10, dpi = 300)

# Standard Scenario


# Scenario values
Seconds_Remaining_Half_val <- 1200
Home_Attack_val <- 1
WinPct_Diff_val <- 0
Card_Diff_val <- 0

# Reshape to wide so each term and its std.error is a column
EP_standard <- zone_coefficients %>%
  pivot_wider(
    id_cols = Location,
    names_from = term,
    values_from = c(estimate, std.error),
    names_glue = "{term}_{.value}"
  ) %>%
  mutate(
    EP_standard = `(Intercept)_estimate` +
      Seconds_Remaining_Half_estimate * Seconds_Remaining_Half_val +
      Home_Attack_estimate * Home_Attack_val +
      WinPct_Diff_estimate * WinPct_Diff_val +
      Card_Diff_estimate * Card_Diff_val,
    SE_EP_standard = sqrt(
      `(Intercept)_std.error`^2 +
        (Seconds_Remaining_Half_val^2) * (Seconds_Remaining_Half_std.error^2) +
        (Home_Attack_val^2) * (Home_Attack_std.error^2) +
        (WinPct_Diff_val^2) * (WinPct_Diff_std.error^2) +
        (Card_Diff_val^2) * (Card_Diff_std.error^2)
    )
  ) %>%
  mutate(Location = factor(Location, levels = zones_order))

zones_to_plot <- zones_order[1:6]

EP_standard_subset <- EP_standard %>%
  filter(Location %in% zones_to_plot) %>%
  mutate(Location = factor(Location, levels = zones_to_plot))

reg_plot_standard <- ggplot(EP_standard_subset, aes(x = Location, y = EP_standard)) +
  geom_col(fill = "steelblue") +
  geom_errorbar(aes(ymin = EP_standard - SE_EP_standard, 
                    ymax = EP_standard + SE_EP_standard),
                width = 0.2) +
  geom_text(aes(label = round(EP_standard, 2)),
            nudge_y = 0.5, 
            hjust = -0.5) +
  labs(
    x = "Zone",
    y = "Expected Points (Standard Scenario)",
    title = "Expected Points for Each Lineout Zone (Standard Scenario)"
  ) +
  theme_minimal() +
  theme(axis.text.x = element_text(angle = 45, hjust = 1))

ggsave("plots/reg_plot_standard.png", reg_plot_standard, width = 12, height = 10, dpi = 300)
